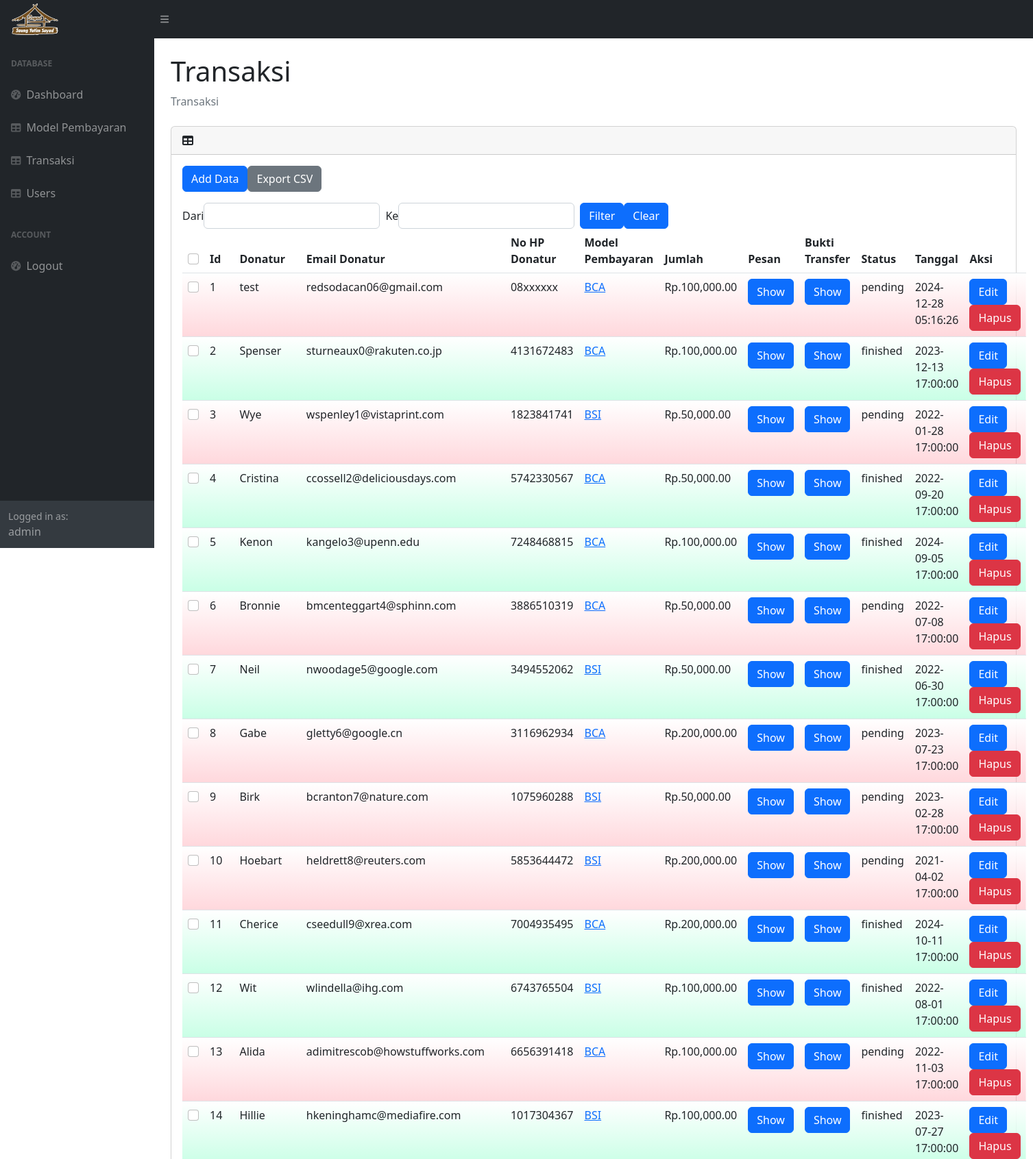
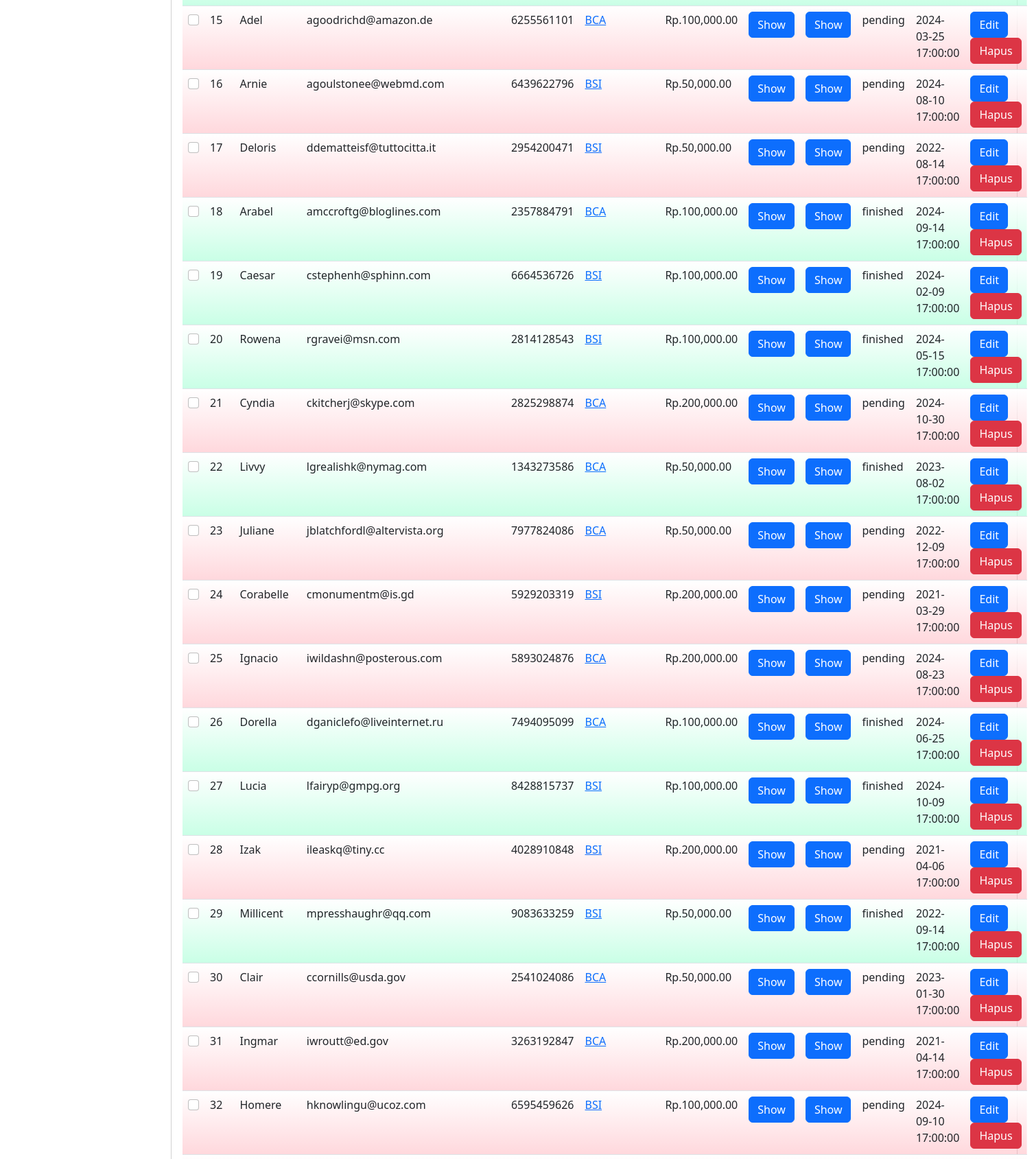
Screenshot of /admin/transaksi.php (signed in, upper part) with the database file from the repository (2 pictures, top to bottom).
### tables this page shows
CREATE TABLE `transaksi` (
  `transaksi_id` int(11) NOT NULL,
  `donatur` varchar(255) DEFAULT NULL,
  `email` varchar(255) NOT NULL,
  `no_hp` varchar(255) NOT NULL,
  `id_model` int(11) DEFAULT NULL,
  `jumlah` int(11) NOT NULL,
  `pesan` text DEFAULT NULL,
  `bukti_transfer` text DEFAULT NULL,
  `status` enum('pending','finished') DEFAULT 'pending',
  `tanggal` timestamp NULL DEFAULT current_timestamp()
);

CREATE TABLE `model_pembayaran` (
  `id_model` int(11) NOT NULL,
  `metode` varchar(50) NOT NULL,
  `keterangan` varchar(255) DEFAULT NULL,
  `is_deleted` tinyint(1) DEFAULT 0
);

### admin/transaksi.php (called while the page is built, shortened)
<?php
    require_once __DIR__ . '/../models/transaksi.php';
    require_once __DIR__ . '/../models/modelpembayaran.php';
    $transactions = Transaksi::get_all();
    $models = ModelPembayaran::get_all_active();
    require_once __DIR__ . '/views/layout.php';
    require_once __DIR__ . '/views/transaksi.php';
?>

### models/model.php (called while the page is built, shortened)
<?php
    require_once __DIR__ . '/connection.php';
    class Model{
        protected static $table_name = "";
        protected static $columns = [];
        public static function get($id){
            global $conn;
            $data = null;
            $query = $conn->query("SELECT * FROM " . static::$table_name . " WHERE " . static::$columns[0] . "=$id");
            if ($query->num_rows > 0){
                $rawdata = $query->fetch_all()[0];
                $data = static::from_array($rawdata);
            }
            return $data;
        }
        public static function get_all(){
            global $conn;
            $datas = [];
            $query = $conn->query("SELECT * FROM " . static::$table_name);
            if ($query->num_rows > 0){
                foreach ($query->fetch_all() as $raw_data){
                    $datas[] = static::from_array($raw_data);
                }
            }
            return $datas;
        }
    }
?>

### models/transaksi.php (called while the page is built, shortened)
<?php
    require_once __DIR__ . '/connection.php';
    require_once __DIR__ . '/model.php';
    require_once __DIR__ . '/modelpembayaran.php';
    class Transaksi extends Model{
        protected $donatur;
        protected $idmodel;
        protected $email;
        protected $no_hp;
        protected $model;
        protected $jumlah;
        protected $bukti_transfer;
        protected $status;
        protected $tanggal;
        function __construct($id, $donatur, $email, $no_hp, $idmodel, $jumlah, $pesan, $bukti_transfer, $status, $tanggal){
            $this->id = $id;
            $this->donatur = $donatur;
            $this->email = $email;
            $this->no_hp = $no_hp;
            $this->idmodel = $idmodel;
            $this->jumlah = $jumlah;
            $this->bukti_transfer = $bukti_transfer;
            $this->status = $status;
            $this->tanggal = $tanggal;
        }
        public static function from_array($array){
            return new Transaksi(
                $array[0],
                $array[1],
                $array[2],
                $array[3],
                $array[4],
                $array[5],
                $array[6],
                $array[7],
                $array[8],
                $array[9]
            );
        }
        function get_id(){
            return $this->id;
        }
        function get_donatur(){
            return $this->donatur;
        }
        function get_email(){
            return $this->email;
        }
        function get_no_hp(){
            return $this->no_hp;
        }
        function get_idmodel(){
            return $this->idmodel;
        }
        function get_model(){
            if ($this->model == null){
                $model = ModelPembayaran::get($this->get_idmodel());
            }
            return $model;
        }
        function get_jumlah(){
            return $this->jumlah;
        }
        function get_bukti_transfer(){
            return $this->bukti_transfer;
        }
        function get_status(){
            return $this->status;
        }
        function get_tanggal(){
            return $this->tanggal;
        }
    }
?>

### models/modelpembayaran.php (called while the page is built, shortened)
<?php
    require_once __DIR__ . '/connection.php';
    require_once __DIR__ . '/model.php';
    require_once __DIR__ . '/transaksi.php';
    class ModelPembayaran extends Model{
        protected $id;
        protected $nama;
        protected $is_deleted;
        function __construct($id, $nama, $keterangan, $is_deleted){
            $this->id = $id;
            $this->nama = $nama;
            $this->is_deleted = $is_deleted;
        }
        public static function from_array($array){
            return new ModelPembayaran(
                $array[0],
                $array[1],
                $array[2],
                $array[3]
            );
        }
        function get_id(){
            return $this->id;
        }
        function get_nama(){
            return $this->nama;
        }
        function get_is_deleted(){
            return $this->is_deleted;
        }
        public static function get_all_active(){
            global $conn;
            $datas = [];
            $sql = "SELECT * from model_pembayaran where is_deleted='0'";
            $query = $conn->query($sql);
            if ($query->num_rows > 0){
                foreach ($query->fetch_all() as $raw_data){
                    $datas[] = static::from_array($raw_data);
                }
            }
            return $datas;
        }
    }
?>

### admin/views/transaksi.php (the view, shortened to what this page needs)
<link rel="stylesheet" href="https://cdn.datatables.net/datetime/1.5.4/css/dataTables.dateTime.min.css">
<section id="content">
    <div class="container-fluid px-4">
        <h1 class="mt-4">Transaksi</h1>
        <ol class="breadcrumb mb-4">
            <li class="breadcrumb-item active">Transaksi</li>
        </ol>
        <div class="card mt-4">
            <div class="card-header">
                <i class="fas fa-table me-1"></i>
            </div>
            <div class="card-body">
                <div class="d-flex mb-3">
                    <button class="btn btn-primary" id="add-data-btn" >Add Data</button>
                    <button class="btn btn-secondary" id="export-csv-btn">Export CSV</button>
                </div>
                <div class="d-flex ">
                    <div class="d-flex me-2 align-items-center">
                        <label for="from">Dari</label>
                        <input type="text" id="from-date" class="form-control">
                    </div>
                    <div class="d-flex me-2 align-items-center">
                        <label for="to">Ke</label>
                        <input type="text" id="to-date" class="form-control">
                    </div>
                    <button type="button" class="btn btn-primary" id="filter-date-btn">Filter</button>
                    <button type="button" class="btn btn-primary" id="clear-filter-date-btn">Clear</button>
                </div>
                <table id="datatablehtml" class="table cell-border hover">
                    <thead>
                        <th>
                            <input class="form-check-input" type="checkbox" id="all-data-checkbox">
                        </th>
                        <th>Id</th>
                        <th>Donatur</th>
                        <th>Email Donatur</th>
                        <th>No HP Donatur</th>
                        <th>Model Pembayaran</th>
                        <th>Jumlah</th>
                        <th>Pesan</th>
                        <th>Bukti Transfer</th>
                        <th>Status</th>
                        <th>Tanggal</th>
                        <th>Aksi</th>
                    </thead>
                    <tbody>
                        <?php foreach($transactions as $transaction) { ?>
                            <tr>
                                <td>
                                    <input class="form-check-input selected-checkbox" type="checkbox" id="data-checkbox" data-id="<?=$transaction->get_id()?>">
                                </td>
                                <td><?=$transaction->get_id()?></td>
                                <td><?=$transaction->get_donatur()?></td>
                                <td><?=$transaction->get_email()?></td>
                                <td><?=$transaction->get_no_hp()?></td>
                                <td>
                                    <?php if ($transaction->get_model()->get_is_deleted() == 0) : ?>
                                        <a href="" onclick="search_on_table(this, '<?=$transaction->get_model()->get_id()?>', 'modelpembayaran.php')"><?=$transaction->get_model()->get_nama()?></a>
                                    <?php else: ?>
                                        <p><?=$transaction->get_model()->get_nama()?></p>
                                    <?php endif ?>
                                </td>
                                <td>
                                    Rp.<?= number_format($transaction->get_jumlah(), 2, ".", ",") ?>
                                </td>
                                <td>
                                    <button class="btn btn-primary" id="show-msg-btn">Show</button>
                                </td>
                                <td>
                                    <button class="btn btn-primary" img="../<?= $transaction->get_bukti_transfer() ?>"
                                    id="show-img-btn">Show</button>
                                </td>
                                <td>
                                    <value class="<?php if ($transaction->get_status() == 'pending') {?>
                                            row-pending
                                        <?php } else { ?>
                                            row-confirmed
                                        <?php } ?>
                                    " forcsv="<?=$transaction->get_status()?>"><?=$transaction->get_status()?></value>
                                </td>
                                <td><?=$transaction->get_tanggal()?></td>
                                <td>
                                    <button class="btn btn-primary" id="edit-data-btn">Edit</button>
                                    <button class="btn btn-danger" id="delete-data-btn"data-id="<?=$transaction->get_id()?>">Hapus</button>
                                </td>
                            </tr>
                        <?php } ?>
                    </tbody>
                </table>
            </div>
        </div>
    </div>
</section>

### admin/views/transaksi.php (style rules this page uses)
tr:has(td):has(value.row-pending) { background-image:linear-gradient(to top, rgba(255, 156, 168, 0.4), white); }
tr:has(td):has(value.row-confirmed) { background-image:linear-gradient(to top, rgba(167, 255, 214, 0.62), white); }

### rows the page displays
transaksi: transaksi_id "1", donatur "test", email "redsodacan06@gmail.com", no_hp "08xxxxxx", id_model.metode "BCA", jumlah "100,000.00", status "pending", tanggal "2024-12-28 05:16:26"
transaksi: transaksi_id "2", donatur "Spenser", email "sturneaux0@rakuten.co.jp", no_hp "4131672483", id_model.metode "BCA", jumlah "100,000.00", status "finished", tanggal "2023-12-13 17:00:00"
transaksi: transaksi_id "3", donatur "Wye", email "wspenley1@vistaprint.com", no_hp "1823841741", id_model.metode "BSI", jumlah "50,000.00", status "pending", tanggal "2022-01-28 17:00:00"
transaksi: transaksi_id "4", donatur "Cristina", email "ccossell2@deliciousdays.com", no_hp "5742330567", id_model.metode "BCA", jumlah "50,000.00", status "finished", tanggal "2022-09-20 17:00:00"
transaksi: transaksi_id "5", donatur "Kenon", email "kangelo3@upenn.edu", no_hp "7248468815", id_model.metode "BCA", jumlah "100,000.00", status "finished", tanggal "2024-09-05 17:00:00"
transaksi: transaksi_id "6", donatur "Bronnie", email "bmcenteggart4@sphinn.com", no_hp "3886510319", id_model.metode "BCA", jumlah "50,000.00", status "pending", tanggal "2022-07-08 17:00:00"
transaksi: transaksi_id "7", donatur "Neil", email "nwoodage5@google.com", no_hp "3494552062", id_model.metode "BSI", jumlah "50,000.00", status "finished", tanggal "2022-06-30 17:00:00"
transaksi: transaksi_id "8", donatur "Gabe", email "gletty6@google.cn", no_hp "3116962934", id_model.metode "BCA", jumlah "200,000.00", status "pending", tanggal "2023-07-23 17:00:00"
transaksi: transaksi_id "9", donatur "Birk", email "bcranton7@nature.com", no_hp "1075960288", id_model.metode "BSI", jumlah "50,000.00", status "pending", tanggal "2023-02-28 17:00:00"
transaksi: transaksi_id "10", donatur "Hoebart", email "heldrett8@reuters.com", no_hp "5853644472", id_model.metode "BSI", jumlah "200,000.00", status "pending", tanggal "2021-04-02 17:00:00"
transaksi: transaksi_id "11", donatur "Cherice", email "cseedull9@xrea.com", no_hp "7004935495", id_model.metode "BCA", jumlah "200,000.00", status "finished", tanggal "2024-10-11 17:00:00"
transaksi: transaksi_id "12", donatur "Wit", email "wlindella@ihg.com", no_hp "6743765504", id_model.metode "BSI", jumlah "100,000.00", status "finished", tanggal "2022-08-01 17:00:00"
transaksi: transaksi_id "13", donatur "Alida", email "adimitrescob@howstuffworks.com", no_hp "6656391418", id_model.metode "BCA", jumlah "100,000.00", status "pending", tanggal "2022-11-03 17:00:00"
transaksi: transaksi_id "14", donatur "Hillie", email "hkeninghamc@mediafire.com", no_hp "1017304367", id_model.metode "BSI", jumlah "100,000.00", status "finished", tanggal "2023-07-27 17:00:00"
transaksi: transaksi_id "15", donatur "Adel", email "agoodrichd@amazon.de", no_hp "6255561101", id_model.metode "BCA", jumlah "100,000.00", status "pending", tanggal "2024-03-25 17:00:00"
transaksi: transaksi_id "16", donatur "Arnie", email "agoulstonee@webmd.com", no_hp "6439622796", id_model.metode "BSI", jumlah "50,000.00", status "pending", tanggal "2024-08-10 17:00:00"
transaksi: transaksi_id "17", donatur "Deloris", email "ddematteisf@tuttocitta.it", no_hp "2954200471", id_model.metode "BSI", jumlah "50,000.00", status "pending", tanggal "2022-08-14 17:00:00"
transaksi: transaksi_id "18", donatur "Arabel", email "amccroftg@bloglines.com", no_hp "2357884791", id_model.metode "BCA", jumlah "100,000.00", status "finished", tanggal "2024-09-14 17:00:00"
transaksi: transaksi_id "19", donatur "Caesar", email "cstephenh@sphinn.com", no_hp "6664536726", id_model.metode "BSI", jumlah "100,000.00", status "finished", tanggal "2024-02-09 17:00:00"
transaksi: transaksi_id "20", donatur "Rowena", email "rgravei@msn.com", no_hp "2814128543", id_model.metode "BSI", jumlah "100,000.00", status "finished", tanggal "2024-05-15 17:00:00"
transaksi: transaksi_id "21", donatur "Cyndia", email "ckitcherj@skype.com", no_hp "2825298874", id_model.metode "BCA", jumlah "200,000.00", status "pending", tanggal "2024-10-30 17:00:00"
transaksi: transaksi_id "22", donatur "Livvy", email "lgrealishk@nymag.com", no_hp "1343273586", id_model.metode "BCA", jumlah "50,000.00", status "finished", tanggal "2023-08-02 17:00:00"
transaksi: transaksi_id "23", donatur "Juliane", email "jblatchfordl@altervista.org", no_hp "7977824086", id_model.metode "BCA", jumlah "50,000.00", status "pending", tanggal "2022-12-09 17:00:00"
transaksi: transaksi_id "24", donatur "Corabelle", email "cmonumentm@is.gd", no_hp "5929203319", id_model.metode "BSI", jumlah "200,000.00", status "pending", tanggal "2021-03-29 17:00:00"
transaksi: transaksi_id "25", donatur "Ignacio", email "iwildashn@posterous.com", no_hp "5893024876", id_model.metode "BCA", jumlah "200,000.00", status "pending", tanggal "2024-08-23 17:00:00"
transaksi: transaksi_id "26", donatur "Dorella", email "dganiclefo@liveinternet.ru", no_hp "7494095099", id_model.metode "BCA", jumlah "100,000.00", status "finished", tanggal "2024-06-25 17:00:00"
transaksi: transaksi_id "27", donatur "Lucia", email "lfairyp@gmpg.org", no_hp "8428815737", id_model.metode "BSI", jumlah "100,000.00", status "finished", tanggal "2024-10-09 17:00:00"
transaksi: transaksi_id "28", donatur "Izak", email "ileaskq@tiny.cc", no_hp "4028910848", id_model.metode "BSI", jumlah "200,000.00", status "pending", tanggal "2021-04-06 17:00:00"
transaksi: transaksi_id "29", donatur "Millicent", email "mpresshaughr@qq.com", no_hp "9083633259", id_model.metode "BSI", jumlah "50,000.00", status "finished", tanggal "2022-09-14 17:00:00"
transaksi: transaksi_id "30", donatur "Clair", email "ccornills@usda.gov", no_hp "2541024086", id_model.metode "BCA", jumlah "50,000.00", status "pending", tanggal "2023-01-30 17:00:00"
transaksi: transaksi_id "31", donatur "Ingmar", email "iwroutt@ed.gov", no_hp "3263192847", id_model.metode "BCA", jumlah "200,000.00", status "pending", tanggal "2021-04-14 17:00:00"
transaksi: transaksi_id "32", donatur "Homere", email "hknowlingu@ucoz.com", no_hp "6595459626", id_model.metode "BSI", jumlah "100,000.00", status "pending", tanggal "2024-09-10 17:00:00"

### other values shown
unserialize($_SESSION['user'])->get_username() "admin"
